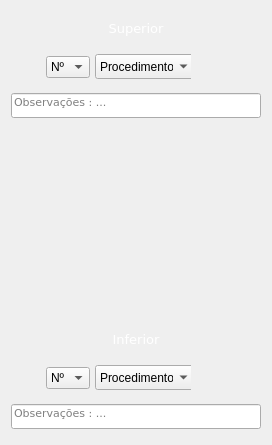
                <widget class="QWidget" name="verticalLayoutWidget_3">
                 <property name="geometry">
                  <rect>
                   <x>10</x>
                   <y>30</y>
                   <width>252</width>
                   <height>445</height>
                  </rect>
                 </property>
                 <layout class="QVBoxLayout" name="verticalLayout_5">
                  <item>
                   <widget class="QWidget" name="widget_14" native="true">
                    <property name="minimumSize">
                     <size>
                      <width>0</width>
                      <height>200</height>
                     </size>
                    </property>
                    <property name="maximumSize">
                     <size>
                      <width>250</width>
                      <height>200</height>
                     </size>
                    </property>
                    <layout class="QVBoxLayout" name="verticalLayout_4">
                     <property name="leftMargin">
                      <number>0</number>
                     </property>
                     <property name="topMargin">
                      <number>5</number>
                     </property>
                     <property name="rightMargin">
                      <number>0</number>
                     </property>
                     <property name="bottomMargin">
                      <number>5</number>
                     </property>
                     <item>
                      <widget class="QWidget" name="widget_26" native="true">
                       <property name="maximumSize">
                        <size>
                         <width>16777215</width>
                         <height>25</height>
                        </size>
                       </property>
                       <layout class="QHBoxLayout" name="horizontalLayout_23">
                        <property name="spacing">
                         <number>5</number>
                        </property>
                        <property name="leftMargin">
                         <number>0</number>
                        </property>
                        <property name="topMargin">
                         <number>0</number>
                        </property>
                        <property name="rightMargin">
                         <number>0</number>
                        </property>
                        <property name="bottomMargin">
                         <number>0</number>
                        </property>
                        <item>
                         <widget class="QLabel" name="label_40">
                          <property name="minimumSize">
                           <size>
                            <width>175</width>
                            <height>25</height>
                           </size>
                          </property>
                          <property name="font">
                           <font>
                            <family>Verdana</family>
                            <pointsize>10</pointsize>
                            <italic>false</italic>
                            <bold>false</bold>
                           </font>
                          </property>
                          <property name="styleSheet">
                           <string notr="true">border-color: rgb(255, 255, 255);
color: rgb(255, 255, 255);
font: 10pt &quot;Verdana&quot;;
</string>
                          </property>
                          <property name="text">
                           <string>Superior</string>
                          </property>
                          <property name="alignment">
                           <set>Qt::AlignCenter</set>
                          </property>
                         </widget>
                        </item>
                       </layout>
                      </widget>
                     </item>
                     <item>
                      <widget class="QWidget" name="widget_22" native="true">
                       <property name="minimumSize">
                        <size>
                         <width>0</width>
                         <height>40</height>
                        </size>
                       </property>
                       <property name="maximumSize">
                        <size>
                         <width>16777215</width>
                         <height>40</height>
                        </size>
                       </property>
                       <layout class="QHBoxLayout" name="horizontalLayout_19">
                        <property name="spacing">
                         <number>5</number>
                        </property>
                        <property name="leftMargin">
                         <number>0</number>
                        </property>
                        <property name="topMargin">
                         <number>0</number>
                        </property>
                        <property name="rightMargin">
                         <number>0</number>
                        </property>
                        <property name="bottomMargin">
                         <number>0</number>
                        </property>
                        <item>
                         <widget class="QWidget" name="widget_23" native="true">
                          <property name="maximumSize">
                           <size>
                            <width>30</width>
                            <height>30</height>
                           </size>
                          </property>
                          <layout class="QHBoxLayout" name="horizontalLayout_20">
                           <property name="spacing">
                            <number>0</number>
                           </property>
                           <property name="leftMargin">
                            <number>0</number>
                           </property>
                           <property name="topMargin">
                            <number>0</number>
                           </property>
                           <property name="rightMargin">
                            <number>0</number>
                           </property>
                           <property name="bottomMargin">
                            <number>0</number>
                           </property>
                           <item>
                            <widget class="QPushButton" name="pushButton_4">
                             <property name="minimumSize">
                              <size>
                               <width>30</width>
                               <height>30</height>
                              </size>
                             </property>
                             <property name="styleSheet">
                              <string notr="true">QPushButton{
background-image: url(:/Title/Icons/BT_s/Icon_Plus.png);
border:15px;
}

QPushButton:hover{
border:15px;
background-image: url(:/Title/Icons/BT_s/Icon_Plus_2.png);
}</string>
                             </property>
                             <property name="text">
                              <string/>
                             </property>
                            </widget>
                           </item>
                          </layout>
                         </widget>
                        </item>
                        <item>
                         <widget class="QWidget" name="widget_24" native="true">
                          <property name="maximumSize">
                           <size>
                            <width>225</width>
                            <height>16777215</height>
                           </size>
                          </property>
                          <layout class="QHBoxLayout" name="horizontalLayout_21">
                           <property name="spacing">
                            <number>5</number>
                           </property>
                           <property name="leftMargin">
                            <number>0</number>
                           </property>
                           <property name="topMargin">
                            <number>0</number>
                           </property>
                           <property name="rightMargin">
                            <number>0</number>
                           </property>
                           <property name="bottomMargin">
                            <number>0</number>
                           </property>
                           <item>
                            <widget class="QComboBox" name="CB_Numero_4">
                             <property name="minimumSize">
                              <size>
                               <width>0</width>
                               <height>0</height>
                              </size>
                             </property>
                             <property name="maximumSize">
                              <size>
                               <width>50</width>
                               <height>16777215</height>
                              </size>
                             </property>
                             <property name="maxVisibleItems">
                              <number>16</number>
                             </property>
                             <item>
                              <property name="text">
                               <string>Nº</string>
                              </property>
                             </item>
                            </widget>
                           </item>
                           <item>
                            <widget class="QComboBox" name="CB_Prodedimento_4">
                             <property name="minimumSize">
                              <size>
                               <width>100</width>
                               <height>25</height>
                              </size>
                             </property>
                             <property name="maximumSize">
                              <size>
                               <width>100</width>
                               <height>25</height>
                              </size>
                             </property>
                             <item>
                              <property name="text">
                               <string>Procedimento</string>
                              </property>
                             </item>
                            </widget>
                           </item>
                          </layout>
                         </widget>
                        </item>
                        <item>
                         <widget class="QWidget" name="widget_32" native="true">
                          <property name="maximumSize">
                           <size>
                            <width>65</width>
                            <height>30</height>
                           </size>
                          </property>
                          <layout class="QHBoxLayout" name="horizontalLayout_32">
                           <property name="spacing">
                            <number>5</number>
                           </property>
                           <property name="leftMargin">
                            <number>0</number>
                           </property>
                           <property name="topMargin">
                            <number>0</number>
                           </property>
                           <property name="rightMargin">
                            <number>0</number>
                           </property>
                           <property name="bottomMargin">
                            <number>0</number>
                           </property>
                           <item>
                            <widget class="QPushButton" name="pushButton_9">
                             <property name="minimumSize">
                              <size>
                               <width>0</width>
                               <height>0</height>
                              </size>
                             </property>
                             <property name="maximumSize">
                              <size>
                               <width>30</width>
                               <height>30</height>
                              </size>
                             </property>
                             <property name="styleSheet">
                              <string notr="true">QPushButton{
background-image: url(:/Title/Icons/BT_s/Icon_CheckNegative_1.png);
border:15px;
}

QPushButton:hover{
border:15px;
background-image: url(:/Title/Icons/BT_s/Icon_CheckNegative_2.png);
}</string>
                             </property>
                             <property name="text">
                              <string/>
                             </property>
                            </widget>
                           </item>
                           <item>
                            <widget class="QPushButton" name="pushButton_10">
                             <property name="minimumSize">
                              <size>
                               <width>0</width>
                               <height>0</height>
                              </size>
                             </property>
                             <property name="maximumSize">
                              <size>
                               <width>30</width>
                               <height>30</height>
                              </size>
                             </property>
                             <property name="styleSheet">
                              <string notr="true">QPushButton{
background-image: url(:/Title/Icons/BT_s/Icon_CheckPositive_1.png);
border:15px;
}

QPushButton:hover{
border:15px;
background-image: url(:/Title/Icons/BT_s/Icon_CheckPositive_2.png);
}</string>
                             </property>
                             <property name="text">
                              <string/>
                             </property>
                            </widget>
                           </item>
                          </layout>
                         </widget>
                        </item>
                       </layout>
                      </widget>
                     </item>
                     <item>
                      <widget class="QWidget" name="widget_25" native="true">
                       <property name="maximumSize">
                        <size>
                         <width>16777215</width>
                         <height>35</height>
                        </size>
                       </property>
                       <layout class="QHBoxLayout" name="horizontalLayout_22">
                        <property name="spacing">
                         <number>5</number>
                        </property>
                        <property name="leftMargin">
                         <number>0</number>
                        </property>
                        <property name="topMargin">
                         <number>0</number>
                        </property>
                        <property name="rightMargin">
                         <number>0</number>
                        </property>
                        <property name="bottomMargin">
                         <number>0</number>
                        </property>
                        <item>
                         <widget class="QLineEdit" name="lineEdit_5">
                          <property name="minimumSize">
                           <size>
                            <width>0</width>
                            <height>25</height>
                           </size>
                          </property>
                          <property name="font">
                           <font>
                            <family>Verdana</family>
                            <pointsize>8</pointsize>
                            <italic>false</italic>
                            <bold>false</bold>
                           </font>
                          </property>
                          <property name="text">
                           <string/>
                          </property>
                          <property name="alignment">
                           <set>Qt::AlignLeading|Qt::AlignLeft|Qt::AlignTop</set>
                          </property>
                          <property name="placeholderText">
                           <string>Observações : ...</string>
                          </property>
                         </widget>
                        </item>
                       </layout>
                      </widget>
                     </item>
                     <item>
                      <spacer name="verticalSpacer_3">
                       <property name="orientation">
                        <enum>Qt::Vertical</enum>
                       </property>
                       <property name="sizeHint" stdset="0">
                        <size>
                         <width>20</width>
                         <height>40</height>
                        </size>
                       </property>
                      </spacer>
                     </item>
                    </layout>
                   </widget>
                  </item>
                  <item>
                   <spacer name="verticalSpacer_2">
                    <property name="orientation">
                     <enum>Qt::Vertical</enum>
                    </property>
                    <property name="sizeHint" stdset="0">
                     <size>
                      <width>20</width>
                      <height>40</height>
                     </size>
                    </property>
                   </spacer>
                  </item>
                  <item>
                   <widget class="QWidget" name="widget_21" native="true">
                    <property name="minimumSize">
                     <size>
                      <width>0</width>
                      <height>200</height>
                     </size>
                    </property>
                    <property name="maximumSize">
                     <size>
                      <width>250</width>
                      <height>200</height>
                     </size>
                    </property>
                    <layout class="QVBoxLayout" name="verticalLayout_8">
                     <property name="leftMargin">
                      <number>0</number>
                     </property>
                     <property name="topMargin">
                      <number>5</number>
                     </property>
                     <property name="rightMargin">
                      <number>0</number>
                     </property>
                     <property name="bottomMargin">
                      <number>5</number>
                     </property>
                     <item>
                      <spacer name="verticalSpacer_4">
                       <property name="orientation">
                        <enum>Qt::Vertical</enum>
                       </property>
                       <property name="sizeHint" stdset="0">
                        <size>
                         <width>20</width>
                         <height>40</height>
                        </size>
                       </property>
                      </spacer>
                     </item>
                     <item>
                      <widget class="QWidget" name="widget_27" native="true">
                       <property name="maximumSize">
                        <size>
                         <width>16777215</width>
                         <height>25</height>
                        </size>
                       </property>
                       <layout class="QHBoxLayout" name="horizontalLayout_24">
                        <property name="spacing">
                         <number>5</number>
                        </property>
                        <property name="leftMargin">
                         <number>0</number>
                        </property>
                        <property name="topMargin">
                         <number>0</number>
                        </property>
                        <property name="rightMargin">
                         <number>0</number>
                        </property>
                        <property name="bottomMargin">
                         <number>0</number>
                        </property>
                        <item>
                         <widget class="QLabel" name="label_41">
                          <property name="minimumSize">
                           <size>
                            <width>175</width>
                            <height>25</height>
                           </size>
                          </property>
                          <property name="font">
                           <font>
                            <family>Verdana</family>
                            <pointsize>10</pointsize>
                            <italic>false</italic>
                            <bold>false</bold>
                           </font>
                          </property>
                          <property name="styleSheet">
                           <string notr="true">border-color: rgb(255, 255, 255);
color: rgb(255, 255, 255);
font: 10pt &quot;Verdana&quot;;
</string>
                          </property>
                          <property name="text">
                           <string>Inferior</string>
                          </property>
                          <property name="alignment">
                           <set>Qt::AlignCenter</set>
                          </property>
                         </widget>
                        </item>
                       </layout>
                      </widget>
                     </item>
                     <item>
                      <widget class="QWidget" name="widget_28" native="true">
                       <property name="minimumSize">
                        <size>
                         <width>0</width>
                         <height>40</height>
                        </size>
                       </property>
                       <property name="maximumSize">
                        <size>
                         <width>16777215</width>
                         <height>40</height>
                        </size>
                       </property>
                       <layout class="QHBoxLayout" name="horizontalLayout_25">
                        <property name="spacing">
                         <number>5</number>
                        </property>
                        <property name="leftMargin">
                         <number>0</number>
                        </property>
                        <property name="topMargin">
                         <number>0</number>
                        </property>
                        <property name="rightMargin">
                         <number>0</number>
                        </property>
                        <property name="bottomMargin">
                         <number>0</number>
                        </property>
                        <item>
                         <widget class="QWidget" name="widget_29" native="true">
                          <property name="maximumSize">
                           <size>
                            <width>30</width>
                            <height>30</height>
                           </size>
                          </property>
                          <layout class="QHBoxLayout" name="horizontalLayout_26">
                           <property name="spacing">
                            <number>0</number>
                           </property>
                           <property name="leftMargin">
                            <number>0</number>
                           </property>
                           <property name="topMargin">
                            <number>0</number>
                           </property>
                           <property name="rightMargin">
                            <number>0</number>
                           </property>
                           <property name="bottomMargin">
                            <number>0</number>
                           </property>
                           <item>
                            <widget class="QPushButton" name="pushButton_5">
                             <property name="minimumSize">
                              <size>
                               <width>30</width>
                               <height>30</height>
                              </size>
                             </property>
                             <property name="styleSheet">
                              <string notr="true">QPushButton{
background-image: url(:/Title/Icons/BT_s/Icon_Plus.png);
border:15px;
}

QPushButton:hover{
border:15px;
background-image: url(:/Title/Icons/BT_s/Icon_Plus_2.png);
}</string>
                             </property>
                             <property name="text">
                              <string/>
                             </property>
                            </widget>
                           </item>
                          </layout>
                         </widget>
                        </item>
                        <item>
                         <widget class="QWidget" name="widget_30" native="true">
                          <property name="maximumSize">
                           <size>
                            <width>225</width>
                            <height>16777215</height>
                           </size>
                          </property>
                          <layout class="QHBoxLayout" name="horizontalLayout_27">
                           <property name="spacing">
                            <number>5</number>
                           </property>
                           <property name="leftMargin">
                            <number>0</number>
                           </property>
                           <property name="topMargin">
                            <number>0</number>
                           </property>
                           <property name="rightMargin">
                            <number>0</number>
                           </property>
                           <property name="bottomMargin">
                            <number>0</number>
                           </property>
                           <item>
                            <widget class="QComboBox" name="CB_Numero_5">
                             <property name="minimumSize">
                              <size>
                               <width>0</width>
                               <height>0</height>
                              </size>
                             </property>
                             <property name="maximumSize">
                              <size>
                               <width>50</width>
                               <height>16777215</height>
                              </size>
                             </property>
                             <property name="maxVisibleItems">
                              <number>16</number>
                             </property>
                             <item>
                              <property name="text">
                               <string>Nº</string>
                              </property>
                             </item>
                            </widget>
                           </item>
                           <item>
                            <widget class="QComboBox" name="CB_Prodedimento_5">
                             <property name="minimumSize">
                              <size>
                               <width>100</width>
                               <height>25</height>
                              </size>
                             </property>
                             <property name="maximumSize">
                              <size>
                               <width>100</width>
                               <height>25</height>
                              </size>
                             </property>
                             <item>
                              <property name="text">
                               <string>Procedimento</string>
                              </property>
                             </item>
                            </widget>
                           </item>
                          </layout>
                         </widget>
                        </item>
                        <item>
                         <widget class="QWidget" name="widget_33" native="true">
                          <property name="maximumSize">
                           <size>
                            <width>65</width>
                            <height>30</height>
                           </size>
                          </property>
                          <layout class="QHBoxLayout" name="horizontalLayout_33">
                           <property name="spacing">
                            <number>5</number>
                           </property>
                           <property name="leftMargin">
                            <number>0</number>
                           </property>
                           <property name="topMargin">
                            <number>0</number>
                           </property>
                           <property name="rightMargin">
                            <number>0</number>
                           </property>
                           <property name="bottomMargin">
                            <number>0</number>
                           </property>
                           <item>
                            <widget class="QPushButton" name="pushButton_19">
                             <property name="minimumSize">
                              <size>
                               <width>0</width>
                               <height>0</height>
                              </size>
                             </property>
                             <property name="maximumSize">
                              <size>
                               <width>30</width>
                               <height>30</height>
                              </size>
                             </property>
                             <property name="styleSheet">
                              <string notr="true">QPushButton{
background-image: url(:/Title/Icons/BT_s/Icon_CheckNegative_1.png);
border:15px;
}

QPushButton:hover{
border:15px;
background-image: url(:/Title/Icons/BT_s/Icon_CheckNegative_2.png);
}</string>
                             </property>
                             <property name="text">
                              <string/>
                             </property>
                            </widget>
                           </item>
                           <item>
                            <widget class="QPushButton" name="pushButton_20">
                             <property name="minimumSize">
                              <size>
                               <width>0</width>
                               <height>0</height>
                              </size>
                             </property>
                             <property name="maximumSize">
                              <size>
                               <width>30</width>
                               <height>30</height>
                              </size>
                             </property>
                             <property name="styleSheet">
                              <string notr="true">QPushButton{
background-image: url(:/Title/Icons/BT_s/Icon_CheckPositive_1.png);
border:15px;
}

QPushButton:hover{
border:15px;
background-image: url(:/Title/Icons/BT_s/Icon_CheckPositive_2.png);
}</string>
                             </property>
                             <property name="text">
                              <string/>
                             </property>
                            </widget>
                           </item>
                          </layout>
                         </widget>
                        </item>
                       </layout>
                      </widget>
                     </item>
                     <item>
                      <widget class="QWidget" name="widget_31" native="true">
                       <property name="maximumSize">
                        <size>
                         <width>16777215</width>
                         <height>35</height>
                        </size>
                       </property>
                       <layout class="QHBoxLayout" name="horizontalLayout_28">
                        <property name="spacing">
                         <number>5</number>
                        </property>
                        <property name="leftMargin">
                         <number>0</number>
                        </property>
                        <property name="topMargin">
                         <number>0</number>
                        </property>
                        <property name="rightMargin">
                         <number>0</number>
                        </property>
                        <property name="bottomMargin">
                         <number>0</number>
                        </property>
                        <item>
                         <widget class="QLineEdit" name="lineEdit_6">
                          <property name="minimumSize">
                           <size>
                            <width>0</width>
                            <height>25</height>
                           </size>
                          </property>
                          <property name="font">
                           <font>
                            <family>Verdana</family>
                            <pointsize>8</pointsize>
                            <italic>false</italic>
                            <bold>false</bold>
                           </font>
                          </property>
                          <property name="text">
                           <string/>
                          </property>
                          <property name="alignment">
                           <set>Qt::AlignLeading|Qt::AlignLeft|Qt::AlignTop</set>
                          </property>
                          <property name="placeholderText">
                           <string>Observações : ...</string>
                          </property>
                         </widget>
                        </item>
                       </layout>
                      </widget>
                     </item>
                    </layout>
                   </widget>
                  </item>
                 </layout>
                </widget>
